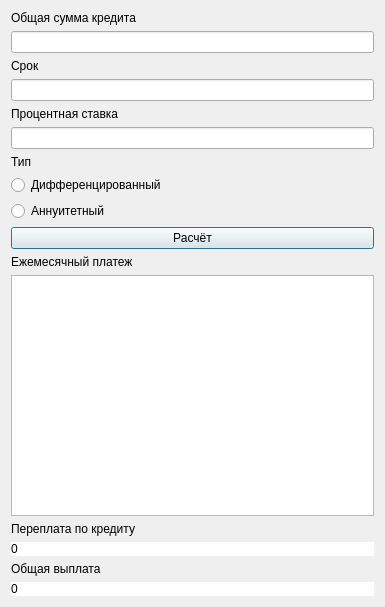
<?xml version="1.0" encoding="UTF-8"?>
<ui version="4.0">
 <class>creditWindow</class>
 <widget class="QDialog" name="creditWindow">
  <property name="geometry">
   <rect>
    <x>0</x>
    <y>0</y>
    <width>385</width>
    <height>607</height>
   </rect>
  </property>
  <property name="windowTitle">
   <string>Dialog</string>
  </property>
  <property name="styleSheet">
   <string notr="true"/>
  </property>
  <layout class="QGridLayout" name="gridLayout">
   <item row="3" column="0">
    <widget class="QLineEdit" name="length"/>
   </item>
   <item row="7" column="0">
    <widget class="QRadioButton" name="diff">
     <property name="text">
      <string>Дифференцированный</string>
     </property>
    </widget>
   </item>
   <item row="6" column="0">
    <widget class="QLabel" name="label_4">
     <property name="text">
      <string>Тип</string>
     </property>
    </widget>
   </item>
   <item row="4" column="0">
    <widget class="QLabel" name="label_3">
     <property name="text">
      <string>Процентная ставка</string>
     </property>
    </widget>
   </item>
   <item row="1" column="0">
    <widget class="QLineEdit" name="sum"/>
   </item>
   <item row="5" column="0">
    <widget class="QLineEdit" name="percent"/>
   </item>
   <item row="10" column="0">
    <widget class="QLabel" name="label_5">
     <property name="text">
      <string>Ежемесячный платеж</string>
     </property>
    </widget>
   </item>
   <item row="12" column="0">
    <widget class="QLabel" name="label_6">
     <property name="text">
      <string>Переплата по кредиту</string>
     </property>
    </widget>
   </item>
   <item row="15" column="0">
    <widget class="QLabel" name="totalSum">
     <property name="styleSheet">
      <string notr="true">background-color: white;
color: blackl;</string>
     </property>
     <property name="text">
      <string>0</string>
     </property>
    </widget>
   </item>
   <item row="14" column="0">
    <widget class="QLabel" name="label_7">
     <property name="text">
      <string>Общая выплата</string>
     </property>
    </widget>
   </item>
   <item row="9" column="0">
    <widget class="QPushButton" name="pushButton">
     <property name="text">
      <string>Расчёт</string>
     </property>
    </widget>
   </item>
   <item row="2" column="0">
    <widget class="QLabel" name="label_2">
     <property name="text">
      <string>Срок</string>
     </property>
    </widget>
   </item>
   <item row="0" column="0">
    <widget class="QLabel" name="label">
     <property name="text">
      <string>Общая сумма кредита</string>
     </property>
    </widget>
   </item>
   <item row="13" column="0">
    <widget class="QLabel" name="overpay">
     <property name="styleSheet">
      <string notr="true">background-color: white;
color: black;</string>
     </property>
     <property name="text">
      <string>0</string>
     </property>
    </widget>
   </item>
   <item row="8" column="0">
    <widget class="QRadioButton" name="annuitet">
     <property name="text">
      <string>Аннуитетный</string>
     </property>
    </widget>
   </item>
   <item row="11" column="0">
    <widget class="QTableWidget" name="tableWidget"/>
   </item>
  </layout>
 </widget>
 <resources/>
 <connections/>
</ui>
